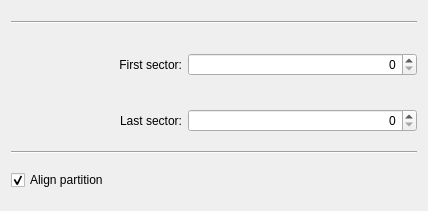
<?xml version="1.0" encoding="UTF-8"?>
<ui version="4.0">
 <class>SizeDetailsWidgetBase</class>
 <widget class="QWidget" name="SizeDetailsWidgetBase">
  <property name="geometry">
   <rect>
    <x>0</x>
    <y>0</y>
    <width>428</width>
    <height>211</height>
   </rect>
  </property>
  <layout class="QGridLayout" name="gridLayout">
   <item row="0" column="0" colspan="2">
    <spacer name="verticalSpacer_3">
     <property name="orientation">
      <enum>Qt::Vertical</enum>
     </property>
     <property name="sizeType">
      <enum>QSizePolicy::Fixed</enum>
     </property>
     <property name="sizeHint" stdset="0">
      <size>
       <width>20</width>
       <height>10</height>
      </size>
     </property>
    </spacer>
   </item>
   <item row="1" column="0" colspan="2">
    <widget class="Line" name="line">
     <property name="orientation">
      <enum>Qt::Horizontal</enum>
     </property>
    </widget>
   </item>
   <item row="2" column="0" colspan="2">
    <spacer name="verticalSpacer_4">
     <property name="orientation">
      <enum>Qt::Vertical</enum>
     </property>
     <property name="sizeType">
      <enum>QSizePolicy::Fixed</enum>
     </property>
     <property name="sizeHint" stdset="0">
      <size>
       <width>20</width>
       <height>10</height>
      </size>
     </property>
    </spacer>
   </item>
   <item row="3" column="0">
    <widget class="QLabel" name="label_6">
     <property name="sizePolicy">
      <sizepolicy hsizetype="Preferred" vsizetype="Expanding">
       <horstretch>3</horstretch>
       <verstretch>0</verstretch>
      </sizepolicy>
     </property>
     <property name="text">
      <string comment="@label:listbox">First sector:</string>
     </property>
     <property name="alignment">
      <set>Qt::AlignRight|Qt::AlignTrailing|Qt::AlignVCenter</set>
     </property>
     <property name="buddy">
      <cstring>m_SpinFirstSector</cstring>
     </property>
    </widget>
   </item>
   <item row="3" column="1">
    <widget class="FormattedSpinBox" name="m_SpinFirstSector">
     <property name="sizePolicy">
      <sizepolicy hsizetype="Minimum" vsizetype="Fixed">
       <horstretch>4</horstretch>
       <verstretch>0</verstretch>
      </sizepolicy>
     </property>
     <property name="alignment">
      <set>Qt::AlignRight|Qt::AlignTrailing|Qt::AlignVCenter</set>
     </property>
     <property name="decimals">
      <number>0</number>
     </property>
    </widget>
   </item>
   <item row="4" column="0">
    <widget class="QLabel" name="label_7">
     <property name="sizePolicy">
      <sizepolicy hsizetype="Preferred" vsizetype="Expanding">
       <horstretch>0</horstretch>
       <verstretch>0</verstretch>
      </sizepolicy>
     </property>
     <property name="text">
      <string comment="@label:listbox">Last sector:</string>
     </property>
     <property name="alignment">
      <set>Qt::AlignRight|Qt::AlignTrailing|Qt::AlignVCenter</set>
     </property>
     <property name="buddy">
      <cstring>m_SpinLastSector</cstring>
     </property>
    </widget>
   </item>
   <item row="4" column="1">
    <widget class="FormattedSpinBox" name="m_SpinLastSector">
     <property name="alignment">
      <set>Qt::AlignRight|Qt::AlignTrailing|Qt::AlignVCenter</set>
     </property>
     <property name="decimals">
      <number>0</number>
     </property>
    </widget>
   </item>
   <item row="7" column="0" colspan="2">
    <widget class="QCheckBox" name="m_CheckAlign">
     <property name="text">
      <string>Align partition</string>
     </property>
     <property name="checked">
      <bool>true</bool>
     </property>
    </widget>
   </item>
   <item row="8" column="0" colspan="2">
    <spacer name="verticalSpacer_5">
     <property name="orientation">
      <enum>Qt::Vertical</enum>
     </property>
     <property name="sizeType">
      <enum>QSizePolicy::Fixed</enum>
     </property>
     <property name="sizeHint" stdset="0">
      <size>
       <width>20</width>
       <height>10</height>
      </size>
     </property>
    </spacer>
   </item>
   <item row="5" column="0" colspan="2">
    <widget class="Line" name="line_2">
     <property name="orientation">
      <enum>Qt::Horizontal</enum>
     </property>
    </widget>
   </item>
   <item row="6" column="0" colspan="2">
    <spacer name="verticalSpacer_6">
     <property name="orientation">
      <enum>Qt::Vertical</enum>
     </property>
     <property name="sizeType">
      <enum>QSizePolicy::Fixed</enum>
     </property>
     <property name="sizeHint" stdset="0">
      <size>
       <width>20</width>
       <height>10</height>
      </size>
     </property>
    </spacer>
   </item>
  </layout>
 </widget>
 <customwidgets>
  <customwidget>
   <class>FormattedSpinBox</class>
   <extends>QDoubleSpinBox</extends>
   <header>gui/formattedspinbox.h</header>
  </customwidget>
 </customwidgets>
 <connections/>
</ui>
